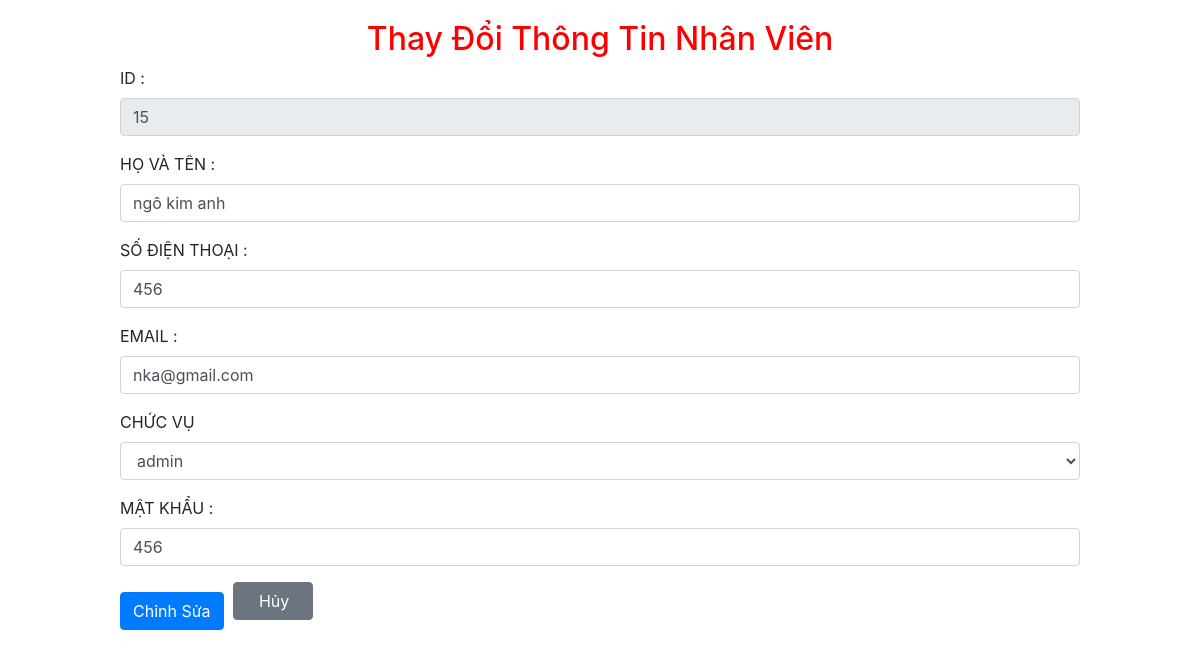
The app's page /php/edit_form_staff.php?id=15 (signed in) with its own data.
### tables this page shows
CREATE TABLE `user` (
  `id_user` int(11) NOT NULL,
  `ten_user` varchar(50) NOT NULL,
  `sdt_user` varchar(50) NOT NULL,
  `email_user` varchar(50) NOT NULL,
  `matkhau` varchar(50) NOT NULL,
  `quyen_user` tinyint(4) NOT NULL
);

### php/edit_form_staff.php (the view, shortened to what this page needs)
<?php
include('session_user.php');
?>
<?php
    require("connect.php");
    $id =$_GET['id'];
    $sql = "SELECT * FROM user WHERE id_user= $id";
    $result = mysqli_query($conn,$sql);
    $row =mysqli_fetch_array($result);
    if($row){
        $id =$row["id_user"];
        $hoten = $row["ten_user"];
        $sdt = $row["sdt_user"];
        $email = $row['email_user'];
        $chucvu = $row["quyen_user"];
        $matkhau = $row["matkhau"];
    }
?>
<!DOCTYPE html>
<html lang="en">
<head>
    <?php  require("../css/style.php")?>
    <link rel="stylesheet" href="../css/style.css">
    <link rel="stylesheet" href="../css/category.css">
    <link rel="stylesheet" href="../css/admin.css">
</head>
<body>
<form style="margin:auto;width:80%;padding-top:20px;" action='' method='post'>
        <h2 style="text-align:center; color:red;">Thay Đổi Thông Tin Nhân Viên</h2>
        <div class="form-group">
            <label for="exampleFormControlInput1">ID :</label>
            <input type="text" readonly class="form-control"  name="id"  value="<?php echo  $id;?>">
        </div>
        <div class="form-group">
            <label for="exampleFormControlInput1">HỌ VÀ TÊN :</label>
            <input type="text" class="form-control"  placeholder="Lê Văn Tình" name="hoten"  value="<?php echo  $hoten;?>">
        </div>
        <div class="form-group">
            <label for="exampleFormControlInput1">SỐ ĐIỆN THOẠI :</label>
            <input type="text" class="form-control"  placeholder="0867175706" name="sdt" value="<?php echo  $sdt;?>">
        </div>
        <div class="form-group">
            <label for="exampleFormControlInput1">EMAIL :</label>
            <input type="email" class="form-control"  placeholder="letinh1608@gmail.com" name="email" value="<?php echo  $email;?>">
        </div>
        <div class="form-group">
            <label for="exampleFormControlSelect1">CHỨC VỤ</label>
            <select class="form-control" name='chucvu' value="<?php echo  $chucvu;?>">
            <option value='0' >admin</option>
            </select>
        </div>
        <div class="form-group">
            <label for="exampleFormControlInput1">MẬT KHẨU :</label>
            <input type="text" class="form-control"  placeholder="123456" name='matkhau' value="<?php echo  $matkhau;?>">
        </div>
        <button type="submit" class="btn btn-primary  ">Chỉnh Sửa</button>
        <button type="reset" class="btn btn-secondary button " style="margin-left:5px;">Hủy</button>
    </form>
</body>
</html>

### css/style.css (style rules this page uses)
* { margin: 0; padding: 0; }

### css/admin.css (style rules this page uses)
.button { margin-bottom:20px; padding-right:10px; margin-right:10px; width:80px; }

### css/style.php (style rules this page uses)
body,html { width: 100% !important; margin: 0px !important; padding: 0px !important; overflow-x: hidden !important; }

### records on screen
user: id "15", hoten "ngô kim anh", sdt "456", email "nka@gmail.com", chucvu "admin", matkhau "456"
